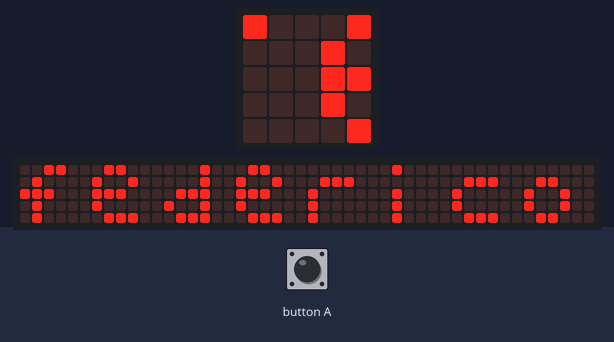
A program run on a simulated BBC micro:bit (MakeCode). Parts: the board's 5×5 LED display, a strip that is not on the board, showing the scrolling text unrolled. The test bench sets the inputs (shaded band). The 48×5 strip is a reading aid, not a part: it shows the text the display is scrolling, unrolled, one strip-width of it at a time.

Above: at 1.27 s.
1.3 s: button A pressed for 0.15 s
2.0 s: button A pressed 5 times (0.12 s each, 0.3 s apart)
At 11.17 s:
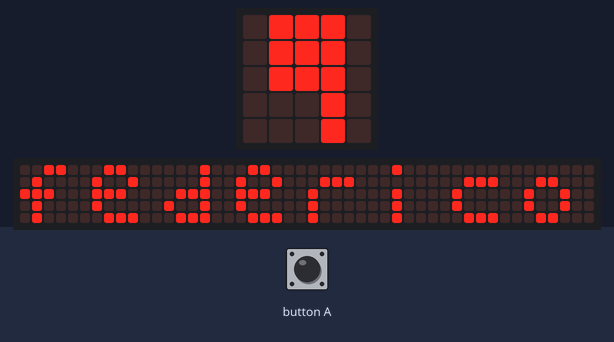
At 19.6 s:
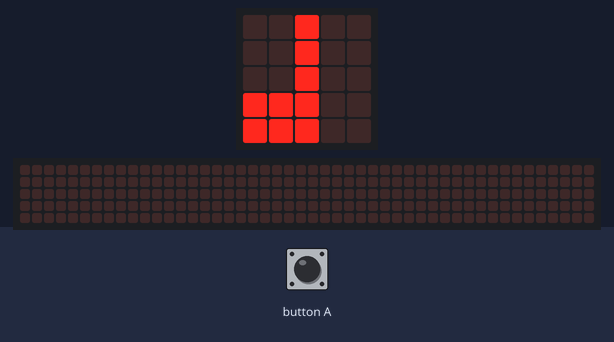

The program:

main.ts
```typescript
input.onButtonPressed(Button.A, function () {
    basic.showLeds(`
        . # # # .
        . # # # .
        . # # # .
        . . . # .
        . . . # .
        `)
})
basic.forever(function () {
    basic.showString("federico")
    basic.showIcon(IconNames.QuarterNote)
    basic.pause(1000)
    basic.clearScreen()
})
```

test.ts
```typescript
// aquí va el archivo "tests"; esto no se compilará cuando este paquete se utilice como una extensión.
```
